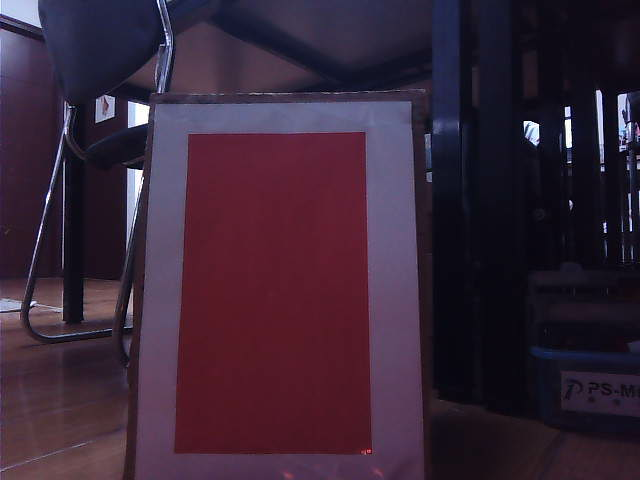
#> input picture ros_basic/ros_mobile_exercise/limo_visions/scripts/image.png, 640 x 480 px
$ python hsv_test.py
#> lines starting #> are read from the running program, lines starting #| are printed output that depends on the picture
#!/usr/bin/env python3
# -*- coding: UTF-8 -*-

import cv2

img = cv2.imread('image.png')
#> img is the input picture: shape (480, 640, 3); mean B, G, R 55.6, 37.7, 56.7
gray = cv2.cvtColor(img, cv2.COLOR_BGR2GRAY)
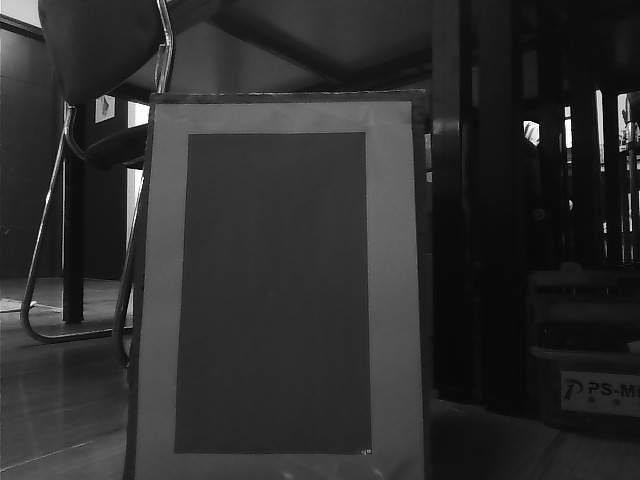
#> gray: shape (480, 640); min 1, max 255, mean 45.4
hsv = cv2.cvtColor(img, cv2.COLOR_BGR2HSV)
#> hsv: shape (480, 640, 3); mean H, S, V 143, 116.9, 65.8


def mouse_click(event, x, y, flags, para):
    if event == cv2.EVENT_LBUTTONDOWN:  # 左边鼠标点击
        #print('PIX:', x, y)
        #print("BGR:", img[y, x])
        #print("GRAY:", gray[y, x])
        print("HSV:", hsv[y, x])


if __name__ == '__main__':
    cv2.namedWindow("img")
    cv2.setMouseCallback("img", mouse_click)
    while True:
        cv2.imshow('img', img)
        if cv2.waitKey() == ord('q'):
#> (key q is pressed here)
            break
    cv2.destroyAllWindows()
